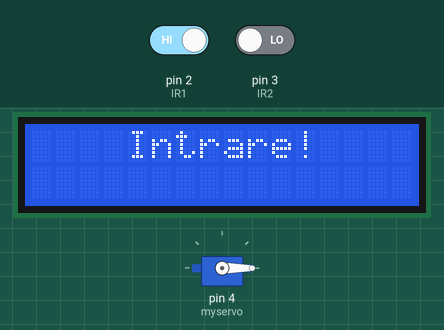
A program run on a simulated Arduino Uno, built with avr-gcc and run on an emulated ATmega328P. Shown: 16×2 character LCD, servo. The test bench sets the inputs (shaded band); at power-on: pin 3 (IR2) LOW, pin 2 (IR1) HIGH. What the program prints to the serial monitor is not drawn.

Above: at 3.7 s.
3.8 s: pin 3 (IR2) driven HIGH
At 18.0 s:
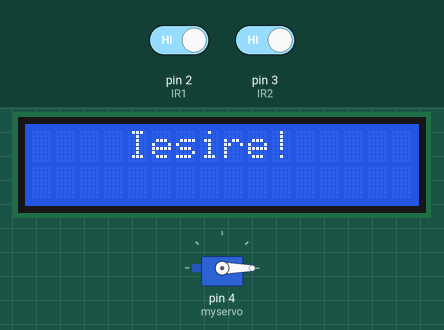
23.1 s: pin 2 (IR1) driven LOW
At 25.3 s:
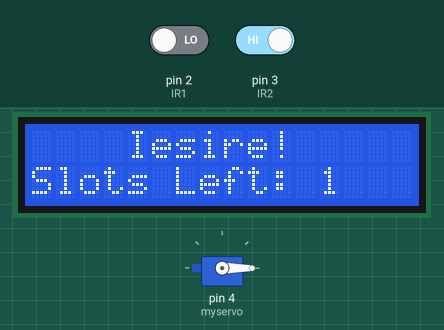
30.6 s: pin 2 (IR1) driven HIGH
At 33.0 s:
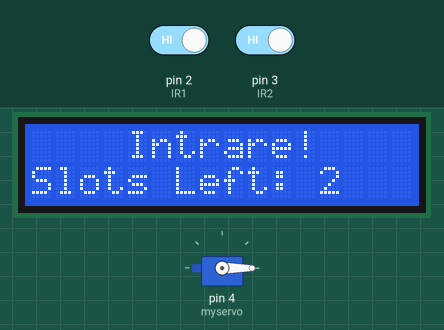
Timing chart, 0 to 43.1 s (numbered marks = the images above; inputs shaded):
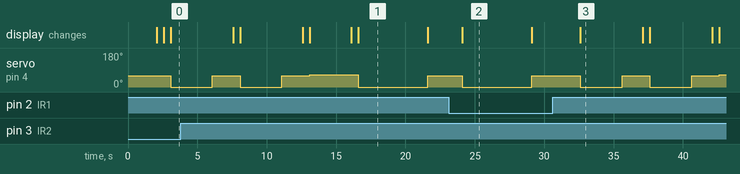

Measured:
- after the input at 23.1 s, the display: changes after 1.0 s (image 2)
- after the input at 30.6 s, servo on pin 4 (myservo): 60° → 0° after 2.0 s, → 60° 3.0 s later, → 0° 2.0 s later, → 60° 3.0 s later, … (5 changes in this stretch); the display: changes after 2.0 s (image 3)
- what the display in image 1 shows lasts 5.0 s, from 16.6 s to 21.6 s

The program:

main.cpp
```cpp
#include <LiquidCrystal.h>
#include <Servo.h>
#include <Wire.h>

const int rs = 12;
const int en = 11;
const int d4 = 7;
const int d5 = 8;
const int d6 = 9;
const int d7 = 10;

LiquidCrystal lcd(rs, en, d4, d5, d6, d7);

Servo myservo;

const int IR1 = 2;
const int IR2 = 3;

int Slot = 2;
int flag1 = 0;
int flag2 = 0;

bool debounce(int pin) {
  if (digitalRead(pin) == HIGH) {
    delay(500);
    if (digitalRead(pin) == HIGH) {
      return true;
    }
  }
  return false;
}

void setup() {
  Serial.begin(9600);
  lcd.begin(16, 2);
  pinMode(IR1, INPUT);
  pinMode(IR2, INPUT);
  myservo.attach(4);
  myservo.write(60);

  lcd.setCursor(0, 0);
  lcd.print("     ARDUINO    ");
  lcd.setCursor(0, 1);
  lcd.print(" PARKING SYSTEM ");
  delay(2000);
  lcd.clear();

  lcd.setCursor(0, 0);
  lcd.print("Stabilizing...");
  delay(500);
  lcd.clear();
}

void loop() {
  if (debounce(IR1)) {
    if (Slot > 0) {
      flag1 = 1;
      if (flag2 == 0) {
        myservo.write(0);
        Serial.print("Ridica bariera pentru intrare: \n");
        lcd.setCursor(0, 0);
        lcd.print("    Intrare!    ");
        Slot = Slot - 1;
        delay(3000);
        myservo.write(60);
      }
    } else {
      myservo.write(65);
      lcd.setCursor(0, 0);
      lcd.print("    SORRY    ");
      lcd.setCursor(0, 1);
      lcd.print("  Parking Full  ");
      Serial.print("SORRY Parking Full \n");
      delay(3000);
      lcd.clear();
    }
  }

  if (Slot < 2 && debounce(IR2) && flag2 == 0) {
    flag2 = 1;
    if (flag1 == 0) {
      myservo.write(0);
      Serial.print("Ridica bariera pentru iesire: \n");
      lcd.setCursor(0, 0);
      lcd.print("    Iesire!    ");
      Slot = Slot + 1;
      delay(5000);
      myservo.write(60);
    }
  }

  if (flag1 == 1 && flag2 == 1) {
    delay(1000);
    myservo.write(60);
    flag1 = 0;
    flag2 = 0;
  }

  lcd.setCursor(0, 0);
  lcd.print("    WELCOME!    ");
  lcd.setCursor(0, 1);
  lcd.print("Slots Left: ");
  lcd.print(Slot);


}
```
